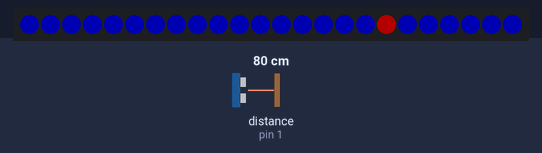
A sketch run on a simulated Arduino Uno, built with avr-gcc and run on an emulated ATmega328P. On the bench: 24 RGB LEDs in strip order, left to right. Wiring (inferred from the names in the program): ultrasonic range finder: trigger pin 2; echo pin 1. The test bench sets the inputs (shaded band); at power-on: distance to the obstacle (sensor on pin 1) 80 cm. The echo pulse lasts 58.3 µs per cm; dim RGB values are drawn brighter than linear; random numbers use the default seed unless the sketch sets one.

Above: at 2.4 s.
2.5 s: distance to the obstacle (sensor on pin 1) set to 2 cm
At 3.3 s:
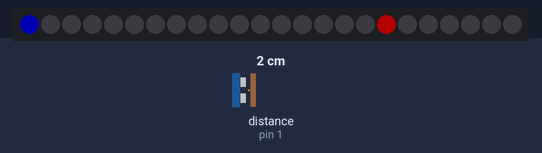
4.0 s: distance to the obstacle (sensor on pin 1) set to 18 cm
At 5.2 s:
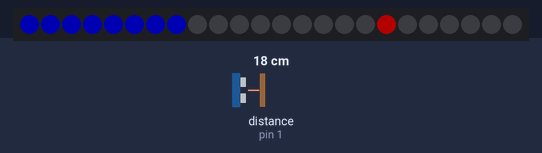
5.5 s: distance to the obstacle (sensor on pin 1) set to 35 cm
At 6.7 s:
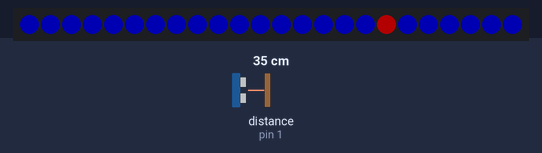
7.0 s: distance to the obstacle (sensor on pin 1) set to 4 cm
At 7.6 s:
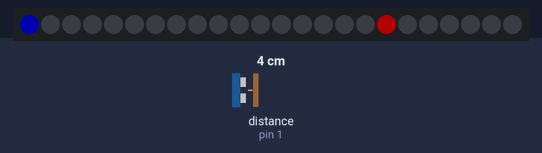
Timing chart, 0 to 9.5 s (numbered marks = the images above; inputs shaded):
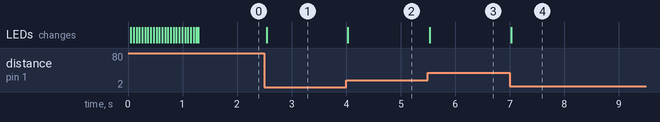

Measured:
- after the input at 2.5 s, the LEDs: change at once (image 1)
- after the input at 4.0 s, the LEDs: change at once (image 2)
- after the input at 5.5 s, the LEDs: change at once (image 3)
- after the input at 7.0 s, the LEDs: change at once (image 4)

The sketch:

Photo_game.ino
```cpp
#include <Adafruit_NeoPixel.h>
Adafruit_NeoPixel tiraLED= Adafruit_NeoPixel(24,A2,NEO_GRB + NEO_KHZ800);
int TRIGGER=2;
int ECHO=1;
int DURACION;
int DISTANCIA;
int cont1;
int cont2;
int cont3;
int posicionado1=0;
int distLED;

void setup() {
 pinMode(TRIGGER, OUTPUT);
 pinMode(ECHO, INPUT);
 tiraLED.begin();
 tiraLED.setBrightness(60);
 for (int i=0;i<24;i++){
   tiraLED.setPixelColor(i,0,0,100);
   tiraLED.show();
   delay(50);
   tiraLED.setPixelColor(i,0,0,0);
   tiraLED.show();
 }
}
void loop() {
  /*while para que se aleje*/

  int pos1=17; //posicion1 de prueba
  /*while para que se coloque en la primera posicion*/
    while(posicionado1==0){
     /*for (int i=0;i<24;i++){
        if(i!=pos1){
          tiraLED.setPixelColor(i,0,0,0); //apaga todos excepto pos1
          tiraLED.show();
        }
      }*/
      /*lectura distancia*/
     digitalWrite(TRIGGER, HIGH);
     delay(1);
     digitalWrite(TRIGGER, LOW);
     DURACION= pulseIn(ECHO, HIGH);
     DISTANCIA=DURACION/58.8;
     distLED=(DISTANCIA/1-10); //division entera, sin decimales distancia real cm/24
     if (distLED>24){distLED=24;}
     if (distLED<1){distLED=0;}
     if (distLED==pos1){cont1++;}else{cont1=0;}
     for (int i=0;i<=23;i++){
       if (i==pos1){
        if (distLED==pos1){
          tiraLED.setPixelColor(i,0,255,0);
          tiraLED.show();
          }
        else{
         tiraLED.setPixelColor(i,255,0,0);
         tiraLED.show();
        }

       }
       if (i<=distLED && i!=pos1){
         tiraLED.setPixelColor(i,0,0,255); //enciende todos excepto pos1
         tiraLED.show();
       }
       if(i>distLED && i!=pos1){
         tiraLED.setPixelColor(i,0,0,0); //enciende todos excepto pos1
         tiraLED.show();
       }

     }
     if (cont1==100){
       cont1=0;
       cont2++;
       pos1=random(4,24);
       if (cont2==3){
         for (int i=0;i<24;i++){
           tiraLED.setPixelColor(i,255,255,255);
           tiraLED.show();
         }
         delay(3000);
         for (int i=24;i>=0;i--){
           tiraLED.setPixelColor(i,0,0,0);
           tiraLED.show();
           delay(100);
         }
         //posicionado1=1; con esta linea terminaria el juego
         cont2=0;
       }
      }
     }
}
```
